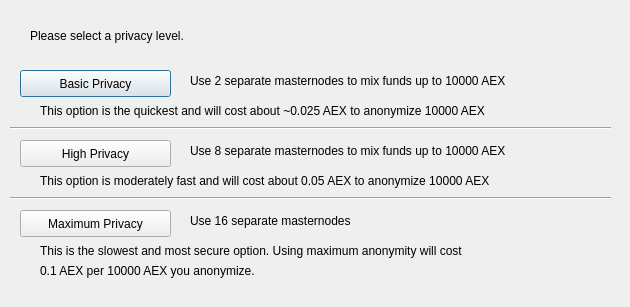
<?xml version="1.0" encoding="UTF-8"?>
<ui version="4.0">
 <class>ObfuscationConfig</class>
 <widget class="QDialog" name="ObfuscationConfig">
  <property name="geometry">
   <rect>
    <x>0</x>
    <y>0</y>
    <width>630</width>
    <height>307</height>
   </rect>
  </property>
  <property name="windowTitle">
   <string>Configure Obfuscation</string>
  </property>
  <widget class="QPushButton" name="buttonBasic">
   <property name="geometry">
    <rect>
     <x>20</x>
     <y>70</y>
     <width>151</width>
     <height>27</height>
    </rect>
   </property>
   <property name="text">
    <string>Basic Privacy</string>
   </property>
  </widget>
  <widget class="QPushButton" name="buttonHigh">
   <property name="geometry">
    <rect>
     <x>20</x>
     <y>140</y>
     <width>151</width>
     <height>27</height>
    </rect>
   </property>
   <property name="text">
    <string>High Privacy</string>
   </property>
  </widget>
  <widget class="QPushButton" name="buttonMax">
   <property name="geometry">
    <rect>
     <x>20</x>
     <y>210</y>
     <width>151</width>
     <height>27</height>
    </rect>
   </property>
   <property name="text">
    <string>Maximum Privacy</string>
   </property>
  </widget>
  <widget class="QLabel" name="label">
   <property name="geometry">
    <rect>
     <x>30</x>
     <y>20</y>
     <width>571</width>
     <height>31</height>
    </rect>
   </property>
   <property name="text">
    <string>Please select a privacy level.</string>
   </property>
  </widget>
  <widget class="QLabel" name="label_2">
   <property name="geometry">
    <rect>
     <x>190</x>
     <y>70</y>
     <width>421</width>
     <height>21</height>
    </rect>
   </property>
   <property name="text">
    <string>Use 2 separate masternodes to mix funds up to 10000 AEX</string>
   </property>
  </widget>
  <widget class="QLabel" name="label_3">
   <property name="geometry">
    <rect>
     <x>190</x>
     <y>140</y>
     <width>411</width>
     <height>21</height>
    </rect>
   </property>
   <property name="text">
    <string>Use 8 separate masternodes to mix funds up to 10000 AEX</string>
   </property>
  </widget>
  <widget class="QLabel" name="label_4">
   <property name="geometry">
    <rect>
     <x>190</x>
     <y>210</y>
     <width>421</width>
     <height>21</height>
    </rect>
   </property>
   <property name="text">
    <string>Use 16 separate masternodes</string>
   </property>
  </widget>
  <widget class="QLabel" name="label_6">
   <property name="geometry">
    <rect>
     <x>40</x>
     <y>100</y>
     <width>561</width>
     <height>21</height>
    </rect>
   </property>
   <property name="text">
    <string>This option is the quickest and will cost about ~0.025 AEX to anonymize 10000 AEX</string>
   </property>
  </widget>
  <widget class="QLabel" name="label_7">
   <property name="geometry">
    <rect>
     <x>40</x>
     <y>170</y>
     <width>561</width>
     <height>21</height>
    </rect>
   </property>
   <property name="text">
    <string>This option is moderately fast and will cost about 0.05 AEX to anonymize 10000 AEX</string>
   </property>
  </widget>
  <widget class="QLabel" name="label_8">
   <property name="geometry">
    <rect>
     <x>40</x>
     <y>240</y>
     <width>561</width>
     <height>21</height>
    </rect>
   </property>
   <property name="text">
    <string>This is the slowest and most secure option. Using maximum anonymity will cost</string>
   </property>
  </widget>
  <widget class="QLabel" name="label_9">
   <property name="geometry">
    <rect>
     <x>40</x>
     <y>260</y>
     <width>561</width>
     <height>21</height>
    </rect>
   </property>
   <property name="text">
    <string>0.1 AEX per 10000 AEX you anonymize.</string>
   </property>
  </widget>
  <widget class="Line" name="line">
   <property name="geometry">
    <rect>
     <x>10</x>
     <y>120</y>
     <width>601</width>
     <height>16</height>
    </rect>
   </property>
   <property name="orientation">
    <enum>Qt::Horizontal</enum>
   </property>
  </widget>
  <widget class="Line" name="line_2">
   <property name="geometry">
    <rect>
     <x>10</x>
     <y>190</y>
     <width>601</width>
     <height>16</height>
    </rect>
   </property>
   <property name="orientation">
    <enum>Qt::Horizontal</enum>
   </property>
  </widget>
 </widget>
 <resources/>
 <connections/>
</ui>
